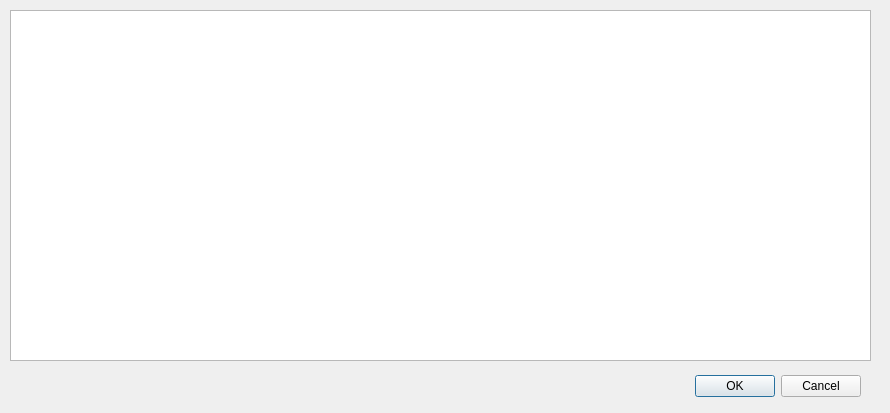
<?xml version="1.0" encoding="UTF-8"?>
<ui version="4.0">
 <class>Import_Master</class>
 <widget class="QDialog" name="Import_Master">
  <property name="geometry">
   <rect>
    <x>0</x>
    <y>0</y>
    <width>890</width>
    <height>413</height>
   </rect>
  </property>
  <property name="windowTitle">
   <string>Import Master</string>
  </property>
  <widget class="QDialogButtonBox" name="buttonBox">
   <property name="geometry">
    <rect>
     <x>520</x>
     <y>370</y>
     <width>341</width>
     <height>32</height>
    </rect>
   </property>
   <property name="orientation">
    <enum>Qt::Horizontal</enum>
   </property>
   <property name="standardButtons">
    <set>QDialogButtonBox::Cancel|QDialogButtonBox::Ok</set>
   </property>
  </widget>
  <widget class="QTableView" name="tableView">
   <property name="geometry">
    <rect>
     <x>10</x>
     <y>10</y>
     <width>861</width>
     <height>351</height>
    </rect>
   </property>
   <property name="selectionMode">
    <enum>QAbstractItemView::MultiSelection</enum>
   </property>
   <property name="selectionBehavior">
    <enum>QAbstractItemView::SelectRows</enum>
   </property>
   <attribute name="horizontalHeaderShowSortIndicator" stdset="0">
    <bool>true</bool>
   </attribute>
   <attribute name="verticalHeaderShowSortIndicator" stdset="0">
    <bool>false</bool>
   </attribute>
   <attribute name="verticalHeaderStretchLastSection">
    <bool>false</bool>
   </attribute>
  </widget>
 </widget>
 <resources/>
 <connections>
  <connection>
   <sender>buttonBox</sender>
   <signal>accepted()</signal>
   <receiver>Import_Master</receiver>
   <slot>accept()</slot>
   <hints>
    <hint type="sourcelabel">
     <x>248</x>
     <y>254</y>
    </hint>
    <hint type="destinationlabel">
     <x>157</x>
     <y>274</y>
    </hint>
   </hints>
  </connection>
  <connection>
   <sender>buttonBox</sender>
   <signal>rejected()</signal>
   <receiver>Import_Master</receiver>
   <slot>reject()</slot>
   <hints>
    <hint type="sourcelabel">
     <x>316</x>
     <y>260</y>
    </hint>
    <hint type="destinationlabel">
     <x>286</x>
     <y>274</y>
    </hint>
   </hints>
  </connection>
 </connections>
</ui>
